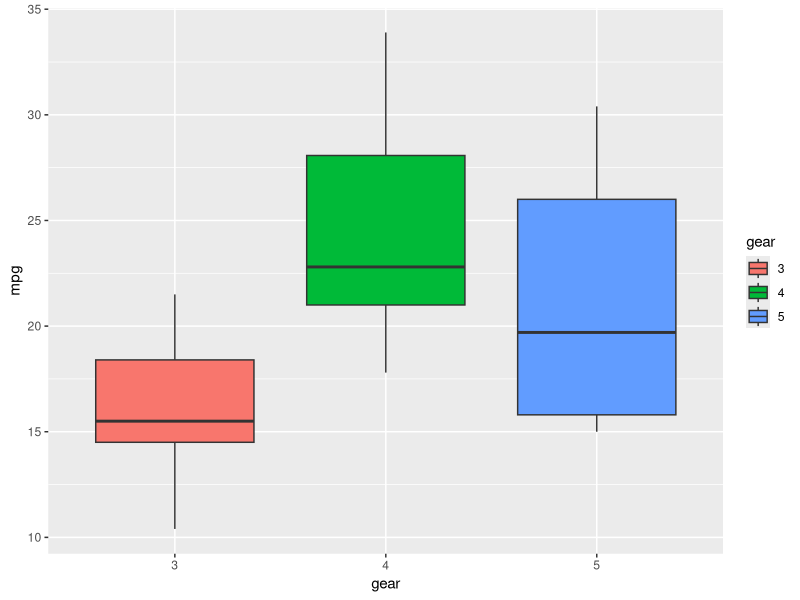
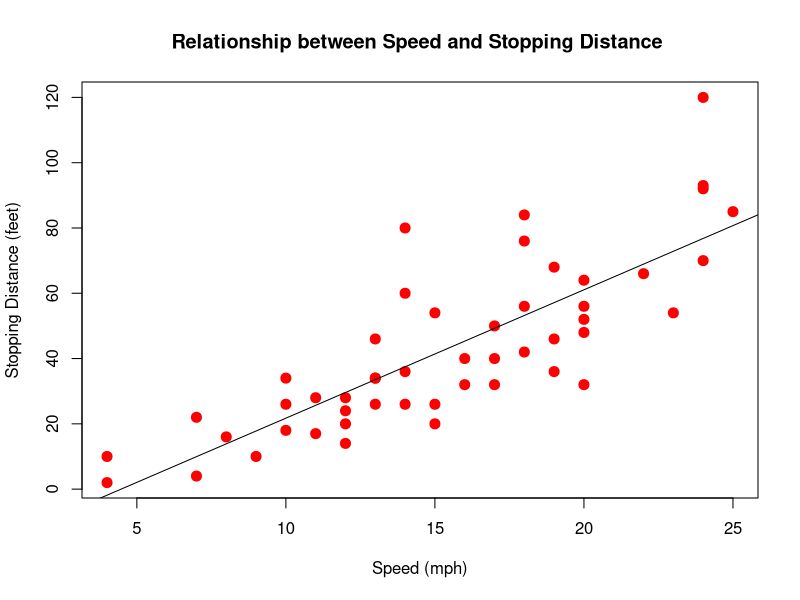
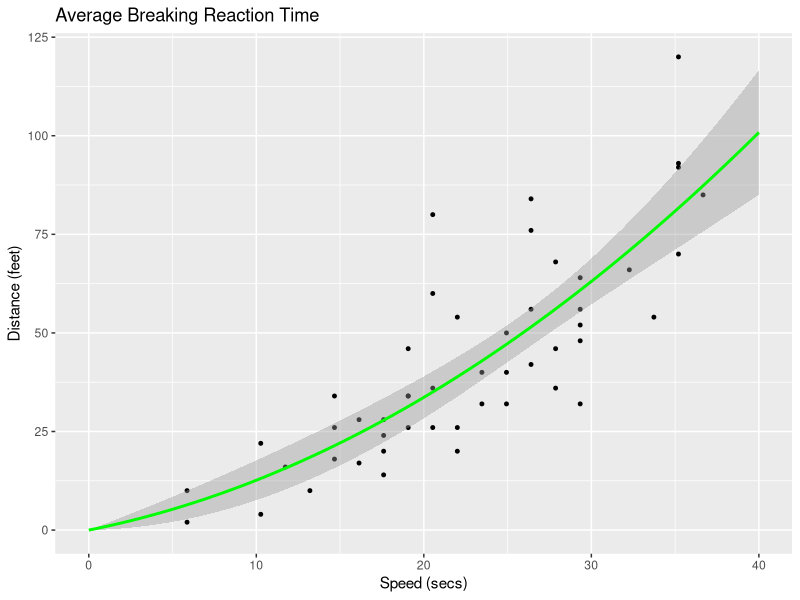

Reproduce these figures in R, in order.
## ---- chunk 1
sum(5:55)
## ---- chunk 2
sumfun <- function(n) {sum(5:n)}
sumfun(10)
sumfun(20)
sumfun(100)
## ---- chunk 3
n <- 12
fib <- numeric(n)
fib[1] <- 1
fib[2] <- 1
for (i in 3:n)
{
fib[i] <- fib[i-1]+fib[i-2] 
3
}
fib
## ---- chunk 4
library(ggplot2)
data<-mtcars
data$gear<-as.factor(mtcars$gear)
p<-ggplot(data, aes(x=gear, y=mpg, fill=gear )) + geom_boxplot()
p
## ---- chunk 5
cars.lm <- lm(dist ~ speed, data = cars)
cars.lm2 <- lm(dist ~ 0 + speed, data = cars)
summary(cars.lm)

summary(cars.lm2)
## ---- chunk 6
plot(cars, col='red',pch=20, cex=2, main="Relationship between Speed and Stopping Distance ", "Speed (mph)", "Stopping Distance (feet)")
abline(-17.5791, 3.9324)
## ---- chunk 7
new_speed <- cars$speed * (5280/3600)
line<-lm(dist ~ 0+ new_speed + I(new_speed^2),cars)
summary(line)
## ---- chunk 8
library(ggplot2)
data <- cars
reg_data <- lm(dist ~ speed + I(speed^2), data=data)
reg_data
reg_data$coefficients[3]
data$new_speed <- data$speed * (5280/3600)
reg_data <- lm(dist ~ 0 + new_speed + I(new_speed^2), data=data)
summary(reg_data)
ggplot(data, aes(x = new_speed, y = dist)) + 
 geom_point(color='Black', size = 1) + xlim(c(0,40)) +
 geom_smooth(method = "lm", formula = "y ~ 0 + x + I(x^2)",  color="green", fullrange='TRUE') + labs(title= 'Average Breaking Reaction Time ', y = 'Distance (feet)', x = "Speed (secs)")
